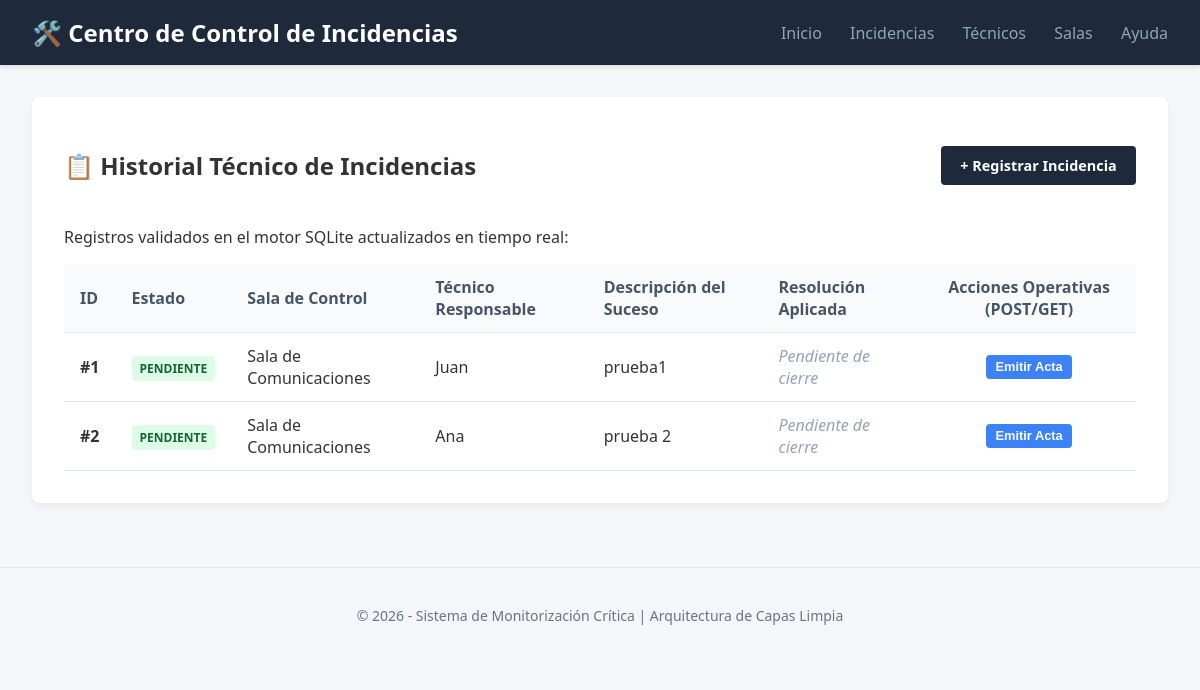
/incidencias, run on the app's committed database.
### tables this page shows
CREATE TABLE incidencias (
                id INTEGER PRIMARY KEY,
                tecnico_id INTEGER NOT NULL,
                sala_id INTEGER NOT NULL,
                descripcion TEXT NOT NULL,
                estado TEXT NOT NULL,
                resolucion TEXT,
                fecha_apertura TEXT NOT NULL,
                fecha_cierre TEXT,
                FOREIGN KEY(tecnico_id) REFERENCES tecnicos(id),
                FOREIGN KEY(sala_id) REFERENCES salas(id)
            );

CREATE TABLE salas (
                id INTEGER PRIMARY KEY, 
                nombre TEXT NOT NULL, 
                ubicacion TEXT
            );

CREATE TABLE tecnicos (
                id INTEGER PRIMARY KEY, 
                nombre TEXT NOT NULL, 
                turno TEXT NOT NULL
            );

### presentation/app.py (the view)
@app.route("/incidencias")
def listar_incidencias():
    try:
        incidencias = servicios.obtener_listado()
        return render_template("incidencias.html", lista_incidencias=incidencias)
    except ErrorPersistencia as e:
        return render_template("error.html", codigo=500, titulo="Error de Almacenamiento", descripcion=str(e)), 500

### application/servicios.py (called while the page is built)
    def obtener_listado(self):
        return self.repo.obtener_todas()

### domain/estructura.py (called while the page is built)
    @property
    def nombre(self):
        return self._nombre

    @property
    def id_inc(self):
        return self._id_inc

    @property
    def tecnico(self):
        return self._tecnico

    @property
    def sala(self):
        return self._sala

    @property
    def descripcion(self):
        return self._descripcion

    @property
    def estado(self):
        return self._estado

    @property
    def resolucion(self):
        return self._resolucion

### infrastructure/repositorio_sqlite.py (called while the page is built)
    def _conectar(self):
        con = sqlite3.connect(self.path_db)
        con.execute("PRAGMA foreign_keys = ON;")
        return con

### presentation/app.py (called while the page is built)
@app.before_request
def registrar_peticion():
    logging.info(f"Petición: {request.method} {request.path} - IP: {request.remote_addr}")

### presentation/templates/incidencias.html (shortened to what this page needs)
{% extends "base.html" %}
{% block content %}
<div style="display: flex; justify-content: space-between; align-items: center; margin-bottom: 1.5rem;">
    <h2>📋 Historial Técnico de Incidencias</h2>
    <a href="{{ url_for('crear_incidencia_web') }}"
       style="background-color: #1e293b; color: white; padding: 0.6rem 1.2rem; border-radius: 4px; text-decoration: none; font-weight: bold; font-size: 0.9rem;">
        + Registrar Incidencia
    </a>
</div>
<p>Registros validados en el motor SQLite actualizados en tiempo real:</p>
<table>
    <thead>
        <tr>
            <th>ID</th>
            <th>Estado</th>
            <th>Sala de Control</th>
            <th>Técnico Responsable</th>
            <th>Descripción del Suceso</th>
            <th>Resolución Aplicada</th>
            <th style="text-align: center;">Acciones Operativas (POST/GET)</th>
        </tr>
    </thead>
    <tbody>
        {% for inc in lista_incidencias %}
        <tr>
            <td><strong>#{{ inc.id_inc }}</strong></td>
            <td>
                <span class="badge {% if inc.estado == 'Borrador' %}badge-abierta{% else %}badge-solventada{% endif %}">
                    {{ inc.estado }}
                </span>
            </td>
            <td>{{ inc.sala.nombre }}</td>
            <td>{{ inc.tecnico.nombre }}</td>
            <td>{{ inc.descripcion }}</td>
            <td>
                {% if inc.resolucion %}
                    <span style="color: #15803d;">{{ inc.resolucion }}</span>
                {% else %}
                    <span style="color: #94a3b8; font-style: italic;">Pendiente de cierre</span>
                {% endif %}
            </td>
            <td style="text-align: center;">
                <div style="display: flex; gap: 0.5rem; justify-content: center; align-items: center;">
                    {% if inc.estado == 'Borrador' %}
                        <a href="{{ url_for('resolver_incidencia_web', id_inc=inc.id_inc) }}"
                           style="background-color: #10b981; color: white; padding: 0.3rem 0.6rem; border-radius: 4px; text-decoration: none; font-size: 0.8rem; font-weight: bold;">
                            Resolver
                        </a>
                        <form method="POST" action="{{ url_for('derivar_relevo_post', id_inc=inc.id_inc, id_tecnico_entrante=2) }}" style="margin: 0;">
                            <button type="submit" style="background-color: #f59e0b; color: white; padding: 0.3rem 0.6rem; border: none; border-radius: 4px; font-size: 0.8rem; font-weight: bold; cursor: pointer;">
                                Relevo T2
                            </button>
                        </form>
                    {% else %}
                        <form method="POST" action="{{ url_for('obtener_documento_post', id_inc=inc.id_inc) }}" style="margin: 0;">
                            <button type="submit" style="background-color: #3b82f6; color: white; padding: 0.3rem 0.6rem; border: none; border-radius: 4px; font-size: 0.8rem; font-weight: bold; cursor: pointer;">
                                Emitir Acta
                            </button>
                        </form>
                    {% endif %}
                </div>
            </td>
        </tr>
        {% else %}
        <tr>
            <td colspan="7" style="text-align: center; color: #64748b; padding: 2rem;">
                No hay incidencias registradas en la base de datos relacional.
            </td>
        </tr>
        {% endfor %}
    </tbody>
</table>
{% endblock %}

### presentation/templates/base.html (shortened to what this page needs)
<!DOCTYPE html>
<html lang="es">
<head>
</head>
<body>
    <header>
        <h1>🛠️ Centro de Control de Incidencias</h1>
        <nav>
            <a href="{{ url_for('bienvenida') }}">Inicio</a>
            <a href="{{ url_for('listar_incidencias') }}">Incidencias</a>
            <a href="{{ url_for('listar_tecnicos_web') }}">Técnicos</a>
            <a href="{{ url_for('listar_salas_web') }}">Salas</a>
            <a href="{{ url_for('mostrar_ayuda') }}">Ayuda</a>
        </nav>
    </header>
    <main>
        <div class="container">
            {% block content %}{% endblock %}
        </div>
    </main>
    <footer>
        <p>&copy; 2026 - Sistema de Monitorización Crítica | Arquitectura de Capas Limpia</p>
    </footer>
</body>
</html>

### presentation/templates/base.html (style rules this page uses)
body { font-family: 'Segoe UI', Tahoma, Geneva, Verdana, sans-serif; margin: 0; padding: 0; background-color: #f4f6f9; color: #333; }
header { background-color: #1e293b; color: white; padding: 1rem 2rem; display: flex; justify-content: space-between; align-items: center; box-shadow: 0 2px 4px rgba(0,0,0,0.1); }
header h1 { margin: 0; font-size: 1.5rem; }
nav a { color: #94a3b8; text-decoration: none; margin-left: 1.5rem; font-weight: 500; transition: color 0.3s; }
main { padding: 2rem; max-width: 1200px; margin: 0 auto; }
.container { background: white; padding: 2rem; border-radius: 8px; box-shadow: 0 4px 6px rgba(0,0,0,0.05); }
footer { text-align: center; padding: 1.5rem; color: #64748b; font-size: 0.875rem; margin-top: 2rem; border-top: 1px solid #e2e8f0; }
table { width: 100%; border-collapse: collapse; margin-top: 1rem; }
th, td { padding: 0.75rem 1rem; text-align: left; border-bottom: 1px solid #e2e8f0; }
th { background-color: #f8fafc; color: #475569; font-weight: 600; }
.badge { padding: 0.25rem 0.5rem; border-radius: 4px; font-size: 0.75rem; font-weight: bold; text-transform: uppercase; }
.badge-solventada { background-color: #dcfce7; color: #166534; }

### data on the page
incidencias: id_inc "1", estado "PENDIENTE", sala.nombre "Sala de Comunicaciones", tecnico.nombre "Juan", descripcion "prueba1", resolucion "Pendiente de cierre"
incidencias: id_inc "2", estado "PENDIENTE", sala.nombre "Sala de Comunicaciones", tecnico.nombre "Ana", descripcion "prueba 2", resolucion "Pendiente de cierre"
